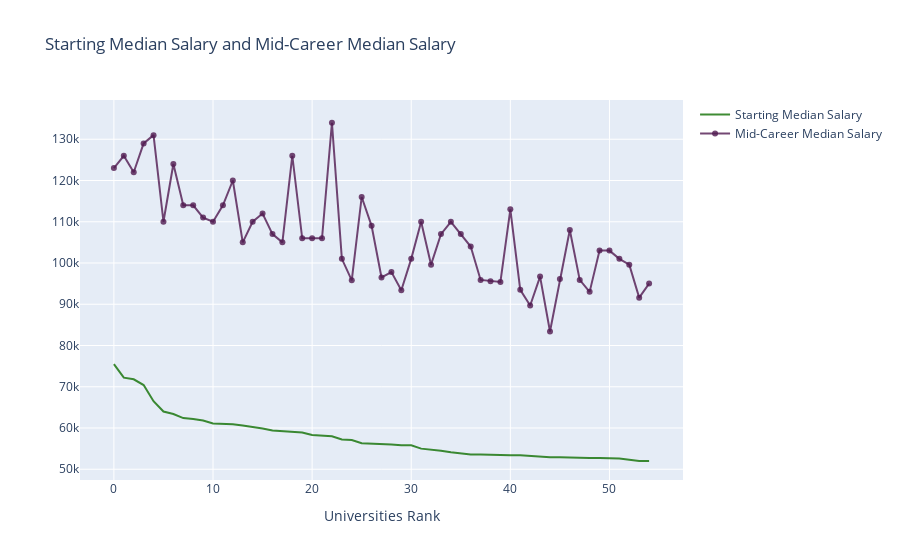

Notebook cell for this chart:
### Markdown cell above
### **Compare the pay for the schools** <a id="25"></a>
<mark>[Return Contents](#0)
<hr>
Now, let's compare the pay for the schools.

### Code cell
# Line Charts
# prepare data frame
df = salary_region_df.sort_values('starting', ascending=False)
df = df.iloc[:55,:]
new_df = df.reset_index()

# Creating trace1
trace1 = go.Scatter(
                    x = new_df.index.values,
                    y = df.starting,
                    mode = "lines",
                    name = "Starting Median Salary",
                    marker = dict(color = 'rgba(16, 112, 2, 0.8)'),
                    text= df.schoolname)
# Creating trace2
trace2 = go.Scatter(
                    x = new_df.index.values,
                    y = df.midcareer,
                    mode = "lines+markers",
                    name = "Mid-Career Median Salary",
                    marker = dict(color = 'rgba(80, 26, 80, 0.8)'),
                    text= df.schoolname)
data = [trace1, trace2]
layout = dict(title = 'Starting Median Salary and Mid-Career Median Salary',
              xaxis= dict(title= 'Universities Rank',ticklen= 5,zeroline= False)
             )
fig = dict(data = data, layout = layout)
iplot(fig)

### Figure 1 — Plotly figure (JSON) as saved in the notebook; plotly's stock layout.template omitted (floating-point values rounded to 4 significant figures)
{"data": [{"marker": {"color": "rgba(16, 112, 2, 0.8)"}, "mode": "lines", "name": "Starting Median Salary", "text": ["California Institute of Technology (CIT)", "Massachusetts Institute of Technology (MIT)", "Harvey Mudd College", "Stanford University", "Princeton University", "Rice University", "Harvard University", "Polytechnic University of New York, Brooklyn", "Cooper Union", "Carnegie Mellon University (CMU)", "Rensselaer Polytechnic Institute (RPI)", "Worcester Polytechnic Institute (WPI)", "University of Pennsylvania", "Stevens Institute of Technology", "Cornell University", "University of California, Berkeley", "Columbia University", "Lehigh University", "Yale University", "Duke University", "Georgia Institute of Technology", "Colorado School of Mines", "Dartmouth College", "Cal Poly San Luis Obispo", "University of Missouri - Rolla (UMR)", "University of Notre Dame", "Brown University", "Case Western Reserve University", "Illinois Institute of Technology (IIT)", "South Dakota School of Mines & Technology", "Villanova University", "Georgetown University", "University of Southern California (USC)", "Amherst College", "Bucknell University", "Lafayette College", "Washington and Lee University", "Binghamton University", "San Jose State University (SJSU)", "Virginia Polytechnic Institute and State University (Virginia Tech)", "University Of Chicago", "Drexel University", "Pace University", "Wentworth Institute of Technology", "Widener University", "University of Illinois at Urbana-Champaign (UIUC)", "Colgate University", "Northwestern University", "University of Michigan", "Boston College", "University of Virginia (UVA)", "University of California at Los Angeles (UCLA)", "University of California, Davis", "Emory University", "University of Maryland, College Park"], "type": "scatter", "x": [0, 1, 2, 3, 4, 5, 6, 7, 8, 9, 10, 11, 12, 13, 14, 15, 16, 17, 18, 19, 20, 21, 22, 23, 24, 25, 26, 27, 28, 29, 30, 31, 32, 33, 34, 35, 36, 37, 38, 39, 40, 41, 42, 43, 44, 45, 46, 47, 48, 49, 50, 51, 52, 53, 54], "y": [75500, 72200, 71800, 70400, 66500, 64000, 63400, 62400, 62200, 61800, 61100, 61000, 60900, 60600, 60300, 59900, 59400, 59200, 59100, 58900, 58300, 58100, 58000, 57200, 57100, 56300, 56200, 56200, 56000, 55800, 55800, 55000, 54800, 54500, 54100, 53900, 53600, 53600, 53500, 53500, 53400, 53400, 53200, 53000, 52900, 52900, 52800, 52700, 52700, 52700, 52700, 52600, 52300, 52000, 52000]}, {"marker": {"color": "rgba(80, 26, 80, 0.8)"}, "mode": "lines+markers", "name": "Mid-Career Median Salary", "text": ["California Institute of Technology (CIT)", "Massachusetts Institute of Technology (MIT)", "Harvey Mudd College", "Stanford University", "Princeton University", "Rice University", "Harvard University", "Polytechnic University of New York, Brooklyn", "Cooper Union", "Carnegie Mellon University (CMU)", "Rensselaer Polytechnic Institute (RPI)", "Worcester Polytechnic Institute (WPI)", "University of Pennsylvania", "Stevens Institute of Technology", "Cornell University", "University of California, Berkeley", "Columbia University", "Lehigh University", "Yale University", "Duke University", "Georgia Institute of Technology", "Colorado School of Mines", "Dartmouth College", "Cal Poly San Luis Obispo", "University of Missouri - Rolla (UMR)", "University of Notre Dame", "Brown University", "Case Western Reserve University", "Illinois Institute of Technology (IIT)", "South Dakota School of Mines & Technology", "Villanova University", "Georgetown University", "University of Southern California (USC)", "Amherst College", "Bucknell University", "Lafayette College", "Washington and Lee University", "Binghamton University", "San Jose State University (SJSU)", "Virginia Polytechnic Institute and State University (Virginia Tech)", "University Of Chicago", "Drexel University", "Pace University", "Wentworth Institute of Technology", "Widener University", "University of Illinois at Urbana-Champaign (UIUC)", "Colgate University", "Northwestern University", "University of Michigan", "Boston College", "University of Virginia (UVA)", "University of California at Los Angeles (UCLA)", "University of California, Davis", "Emory University", "University of Maryland, College Park"], "type": "scatter", "x": [0, 1, 2, 3, 4, 5, 6, 7, 8, 9, 10, 11, 12, 13, 14, 15, 16, 17, 18, 19, 20, 21, 22, 23, 24, 25, 26, 27, 28, 29, 30, 31, 32, 33, 34, 35, 36, 37, 38, 39, 40, 41, 42, 43, 44, 45, 46, 47, 48, 49, 50, 51, 52, 53, 54], "y": [123000, 126000, 122000, 129000, 131000, 110000, 124000, 114000, 114000, 111000, 110000, 114000, 120000, 105000, 110000, 112000, 107000, 105000, 126000, 106000, 106000, 106000, 134000, 101000, 95800, 116000, 109000, 96500, 97800, 93400, 101000, 110000, 99600, 107000, 110000, 107000, 104000, 95900, 95600, 95400, 113000, 93500, 89700, 96700, 83400, 96100, 108000, 95900, 93000, 103000, 103000, 101000, 99600, 91600, 95000]}], "layout": {"title": {"text": "Starting Median Salary and Mid-Career Median Salary"}, "xaxis": {"ticklen": 5, "title": {"text": "Universities Rank"}, "zeroline": false}}}
